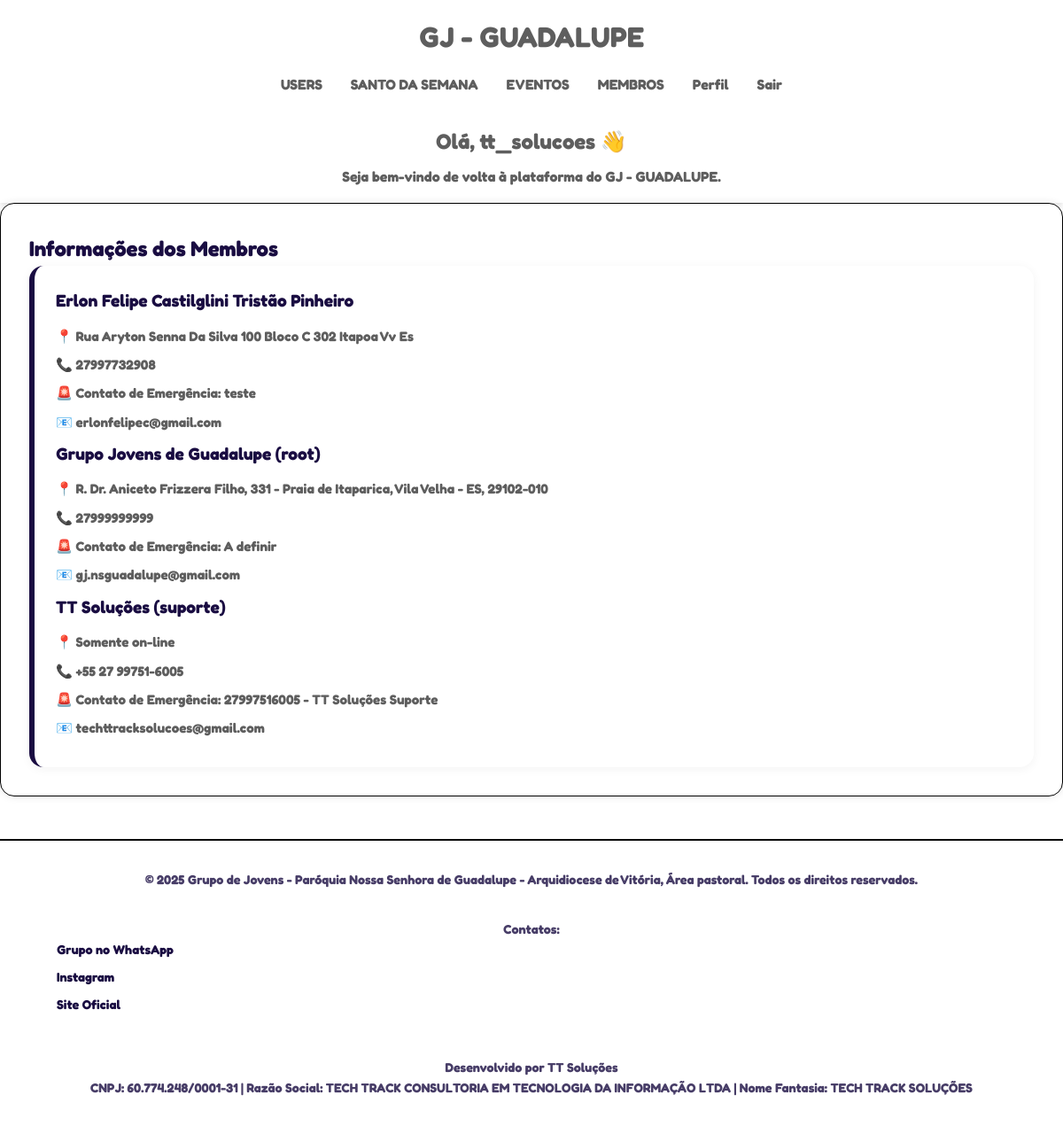
The app's page /membros/info (signed in) with its own data.
### tables this page shows
CREATE TABLE usuarios (
    id INTEGER PRIMARY KEY AUTOINCREMENT,
    username TEXT UNIQUE NOT NULL,
    email TEXT NOT NULL,
    senha_hash TEXT NOT NULL,
    cargo TEXT NOT NULL DEFAULT 'user',
    acesso_api BOOLEAN DEFAULT FALSE,
    criado_em TIMESTAMP DEFAULT CURRENT_TIMESTAMP
, nome_completo TEXT, telefone TEXT, instagram TEXT, contato_emergencia TEXT, data_nascimento TEXT, endereco TEXT);

### app/routes/gerenciar.py (the view)
@app.route('/membros/info')
@required_roles('admin', 'user')
def membros_info():
    usuarios = ver_usuarios()
    return render_template('pages/private/membros_info.html', usuarios=usuarios)

### app/routes/geral.py (called while the page is built)
@app.context_processor
def inject_now():
    if 'user' not in session:
        user = { 'is_authenticated': False }
    else:
        user = { 'is_authenticated': True }
    return {'now': datetime.now(), 'current_user': user}

### config/auth/auth.py (called while the page is built)
def get_authenticated_user_roles():
    if 'user' not in session:
        return None
    if time.time() - session.get('last_activity', 0) > SESSION_TIMEOUT:
        session.clear()
        return None
    session['last_activity'] = time.time()  # Atualiza a última atividade
    roles = session['user'].get('roles', [])
    return roles

def required_roles(*required_roles):
    def decorator(f):
        @wraps(f)
        def decorated_function(*args, **kwargs):
            user_roles = get_authenticated_user_roles()
            if user_roles is None:
                return jsonify({"error": "Não autenticado ou sessão expirada"}), 401
            if not any(role in user_roles for role in required_roles):
                return jsonify({"error": "Permissão insuficiente"}), 403
            return f(*args, **kwargs)
        return decorated_function
    return decorator

### config/database/config/functions_db.py (called while the page is built)
def conectar_banco() -> sqlite3.Connection:
    from config.models.paths import path_data_base
    import os
    path_db = os.path.join(path_data_base, 'site_gj.db')
    try:
        conn = sqlite3.connect(path_db)
        return conn
    except sqlite3.Error as e:
        raise Exception(f"Erro ao conectar ao banco: {e}")

def executar_sql(sql: str) -> Union[str, list]:
    conn = conectar_banco()
    cursor = conn.cursor()
    try:
        cursor.execute(sql)
        if cursor.description:
            resultado = cursor.fetchall()
        else:
            conn.commit()
            resultado = "Sucesso ao executar"
        return resultado
    except sqlite3.Error as e:
        conn.rollback()
        raise Exception(f"Erro ao executar SQL: {e}")
    finally:
        cursor.close()
        conn.close()

### app/templates/pages/private/membros_info.html (shortened to what this page needs)
{% extends "base.html" %}
{% block css %}
<link rel="stylesheet" href="{{ url_for('static', filename='css/pages/membros.css') }}">
{% endblock %}
{% block content %}
<h2 class="text-xl mb-4">Informações dos Membros</h2>
<div class="bg-white dark:bg-zinc-800 p-4 rounded-xl shadow-sm membro-card">
  {% for user in usuarios %}
    <div class="bg-white dark:bg-zinc-800 p-4 rounded-xl shadow-sm">
      <h3 class="font-bold text-lg">{{ user.nome_completo }}</h3>
      <p>📍 {{ user.endereco }}</p>
      <p>📞 {{ user.telefone }}</p>
      <p>🚨 Contato de Emergência: {{ user.contato_emergencia }}</p>
      <p>📧 {{ user.email }}</p>
    </div>
  {% endfor %}
</div>
{% endblock %}

### app/templates/components/header.html
<header class="main-header" id="main-header">
    <div class="header-container">
        <div class="brand">
            <a href="/index">GJ - GUADALUPE</a>
        </div>
        <nav class="main-nav">
            <ul>
                {% if current_user.is_authenticated %}
                    {% if session.user.cargo == 'admin' %}
                        <li><a href="/usuarios" title="Ir para painel de usuarios">USERS</a></li>
                        <li><a href="/manage_weekly_post">SANTO DA SEMANA</a></li>
                    {% endif %}
                    <li><a href="/eventos" title="Ir para eventos">EVENTOS</a></li>
                    <li><a href="/membros" title="Ir para membros">MEMBROS</a></li>
                    <li><a href="/perfil" title="Ir para perfil do sistema">Perfil</a></li>
                    <li><a href="/logout" title="Deslogar do sistema">Sair</a></li>
                {% else %}
                    <li><a href="/login" title="Realizar Login">Login</a></li>
                {% endif %}
            </ul>
        </nav>
        <div class="header-intro">
            {% if current_user.is_authenticated %}
                <h2 class="dashboard-title">Olá, {{ session.user.username }} 👋</h2>
                <p class="dashboard-subtext">Seja bem-vindo de volta à plataforma do GJ - GUADALUPE.</p>
            {% else %}
                <h2 class="public-title">Entre para mais recursos</h2>
                <p class="public-subtext">Crie uma conta ou faça login para ter acesso completo ao sistema.</p>
            {% endif %}
        </div>
    </div>
</header>

### app/static/css/main.css (style rules this page uses)
:root { --text-color: #1A0D42; --background-color: #FFFFFF; --border-color: #000000; --primary-color: #1A0D42; --secondary-color: #34D399; --accent-color: #F59E0B; --danger-color: #EF4444; --success-color: #10B981; --info-color: #60A5FA; --warning-color: #FBBF24; --text-dark: #000000; --text-light: #5E5E5E; --background-soft: #F7F7F7; --background-card: #FFFFFF; --btn-primary-bg: var(--primary-color); --btn-primary-text: #ffffff; --btn-secondary-bg: var(--secondary-color); --btn-secondary-text: #ffffff; --modal-bg: rgba(0, 0, 0, 0.6); --modal-content-bg: #fff; --shadow: 0 4px 14px rgba(0, 0, 0, 0.1); --radius: 12px; --transition-fast: 0.2s ease; --ato-0-color: #1A0D42; --ato-1-color: #2E7D32; --ato-2-color: #C62828; --ato-3-color: #F9A825; --ato-4-color: #1565C0; --ato-5-color: #6A1B9A; --ato-6-color: #00838F; --ato-7-color: #EF6C00; --ato-8-color: #AD1457; --ato-9-color: #37474F; --ato-10-color: #FFFFFF; --transition-fast: 0.2s ease; --transition-medium: 0.4s ease; --transition-slow: 0.7s ease; --spacing-unit: 1rem; }
* { margin: 0; padding: 0; box-sizing: border-box; }
a { color: var(--primary-color); text-decoration: none; transition: color 0.3s ease; }
body { font-family: 'Fredoka', sans-serif; font-weight: bold; line-height: 1.6; color: var(--text-color); background-color: var(--background-color); }

### app/static/css/components/header.css (style rules this page uses)
.main-header { background-color: var(--dark-color); color: var(--text-light); padding: 1rem 0; box-shadow: 0 2px 5px rgba(0,0,0,0.1); }
.header-container { max-width: 1200px; margin: 0 auto; padding: 0 2rem; display: flex; flex-direction: column; align-items: center; text-align: center; }
.brand a { color: var(--text-light); text-decoration: none; font-size: 2rem; font-weight: bold; }
.main-nav ul { display: flex; flex-wrap: wrap; list-style: none; justify-content: center; padding: 0; margin: 1rem 0; }
.main-nav li { margin: 0 1rem; }
.main-nav a { color: var(--text-light); text-decoration: none; font-size: 1rem; transition: color 0.3s; }
.header-intro { margin-top: 0.5rem; }
.dashboard-title, .public-title { font-size: 1.5rem; margin: 0.5rem 0; }
.dashboard-subtext, .public-subtext { font-size: 1rem; margin: 0; }

### app/static/css/pages/membros.css (style rules this page uses)
.membro-card { padding: 1.5rem; border-radius: 1rem; background-color: var(--background-card); box-shadow: 0 2px 12px rgba(0, 0, 0, 0.05); border-left: 6px solid var(--primary-color); transition: transform 0.2s ease, box-shadow 0.3s ease; }
.membro-card h3 { font-size: 1.2rem; color: var(--primary-color); margin-bottom: 0.8rem; }
.membro-card p { margin-bottom: 0.5rem; color: var(--text-light); font-size: 0.95rem; }

### records on screen
usuarios: user.username "tt_solucoes", nome_completo "TT Soluções (suporte)", endereco "Somente on-line", telefone "+55 27 99751-6005", contato_emergencia "27997516005 - TT Soluções Suporte", email "techttracksolucoes@gmail.com"
usuarios: nome_completo "Erlon Felipe Castilglini Tristão Pinheiro", endereco "Rua Aryton Senna Da Silva 100 Bloco C 302 Itapoa Vv Es", telefone "27997732908", contato_emergencia "teste", email "erlonfelipec@gmail.com"
usuarios: nome_completo "Grupo Jovens de Guadalupe (root)", endereco "R. Dr. Aniceto Frizzera Filho, 331 - Praia de Itaparica, Vila Velha - ES, 29102-010", telefone "27999999999", contato_emergencia "A definir", email "gj.nsguadalupe@gmail.com"
